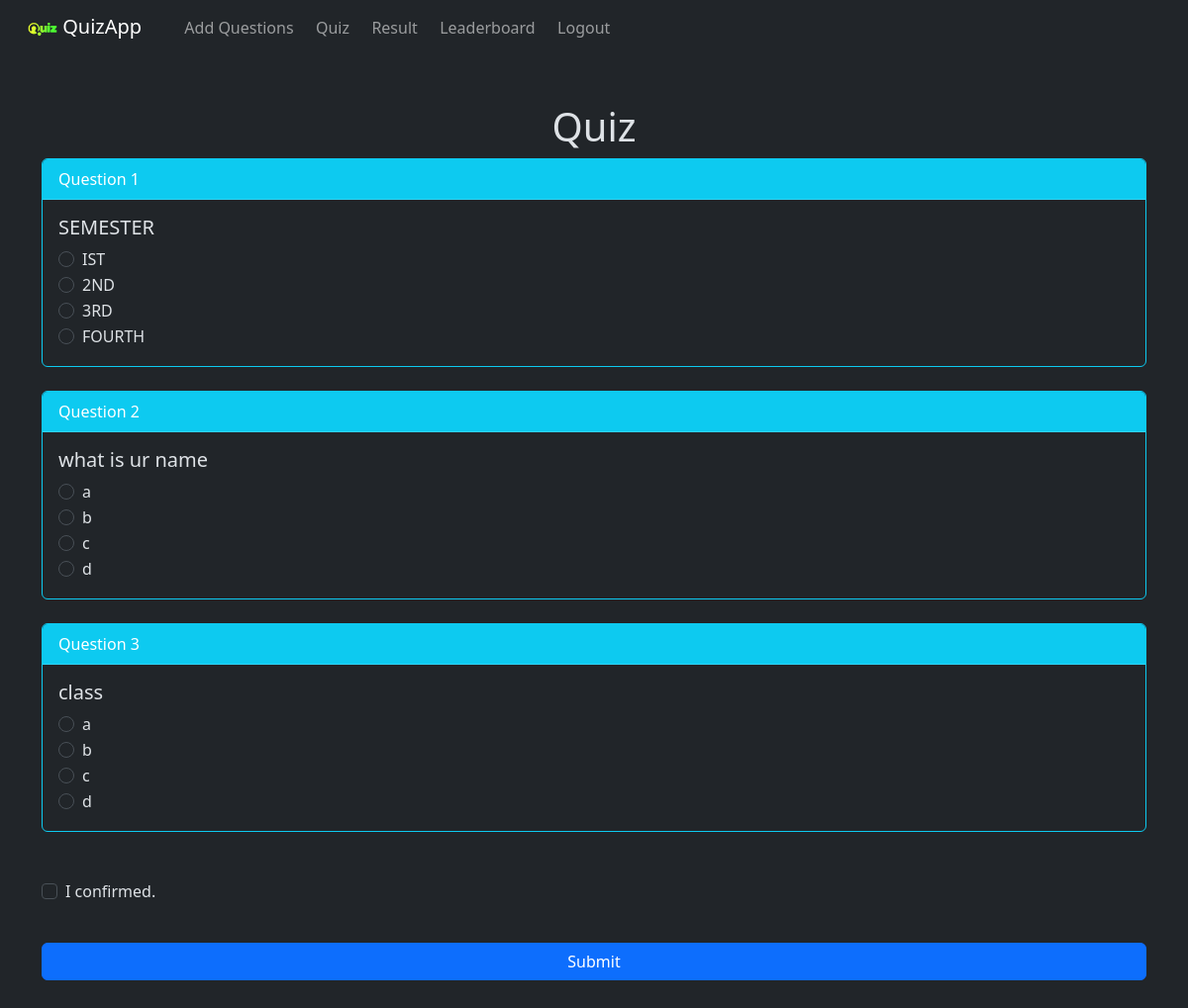
Screenshot of /quiz (signed in) with the database file from the repository.
### quiz_app/models.py (models this page shows, shortened)
class Question(db.Model):
    id = db.Column(db.Integer, primary_key=True)
    question = db.Column(db.Text, unique=False, nullable=False)
    option1 = db.Column(db.String, nullable=False)
    option2 = db.Column(db.String, nullable=False)
    option3 = db.Column(db.String, nullable=False)
    option4 = db.Column(db.String, nullable=False)
    correct_option = db.Column(db.CHAR, nullable=False)
    verified = db.Column(db.Boolean, nullable=False, default=False)
    creator_id = db.Column(db.Integer, db.ForeignKey("user.id"), nullable=False)
    question_set_id = db.Column(db.Integer, db.ForeignKey("questionset.id"), nullable=True)

### quiz_app/routes.py (the view, shortened to what this page needs)
@main.route("/quiz", methods=["GET", "POST"])
@login_required
def quiz():
    print("abcdefg", current_user, current_user.question_set)
    questions = models.Question.query.filter_by(
        question_set_id = current_user.question_set
    ).all()
    shuffle(questions)
    return render(
        "quiz.html",
        questions=questions,
        show=True if models.Result.query.filter_by(user_id=current_user.id).first() is None else False
    )

### app.py (called while the page is built)
@login_manager.user_loader
def load_user(user_id):
    return User.query.get(user_id)

### quiz_app/models.py (called while the page is built)
    def __repr__(self):
        return f"User({self.id}, '{self.name}')"

### templates/quiz.html (shortened to what this page needs)
{% extends 'layout.html' %}
{% block body %}
<form method="post" action="{{ url_for('main.quiz') }}">
   <h1 class="text-center">
      Quiz
   </h1>
   {% for q in questions %}
  <div class="card border-info">
     <div class="card-header bg-info text-white">Question {{loop.index}}</div>
   <div class="card-body">
      <h5 class="user-select-none">{{ q.question }}</h5>
      <div class="form-check">
         <input class="form-check-input" type="radio" name="q{{loop.index}}o" id="q{{loop.index}}o1" value="A">
         <label class="form-check-label" for="q{{loop.index}}o1">
            {{ q.option1 }}
         </label>
      </div>
      <div class="form-check">
         <input class="form-check-input" type="radio" name="q{{loop.index}}o" id="q{{loop.index}}o2" value="B">
         <label class="form-check-label" for="q{{loop.index}}o2">
            {{ q.option2 }}
         </label>
      </div>
      <div class="form-check">
         <input class="form-check-input" type="radio" name="q{{loop.index}}o" id="q{{loop.index}}o3" value="C">
         <label class="form-check-label" for="q{{loop.index}}o3">
            {{ q.option3 }}
         </label>
      </div>
      <div class="form-check">
         <input class="form-check-input" type="radio" name="q{{loop.index}}o" id="q{{loop.index}}o4" value="D">
         <label class="form-check-label" for="q{{loop.index}}o4">
            {{ q.option4 }}
         </label>
      </div>
   </div>
   </div>
   <br>
   {% endfor %}
   <br>
   <div class="mb-3 form-check">
    <input type="checkbox" class="form-check-input" id="exampleCheck1" required>
    <label class="form-check-label" for="exampleCheck1">I confirmed.</label>
  </div>
  <br>
  <button type="submit" class="btn btn-primary w-100" {% if not show %}onclick="quiz_complete(); return false;"{% endif %}>Submit</button>
</form>
{% endblock %}

### rows the page displays
Question: question "SEMESTER", option1 "IST", option2 "2ND", option3 "3RD", option4 "FOURTH"
Question: question "what is ur name", option1 "a", option2 "b", option3 "c", option4 "d"
Question: question "class", option1 "a", option2 "b", option3 "c", option4 "d"
